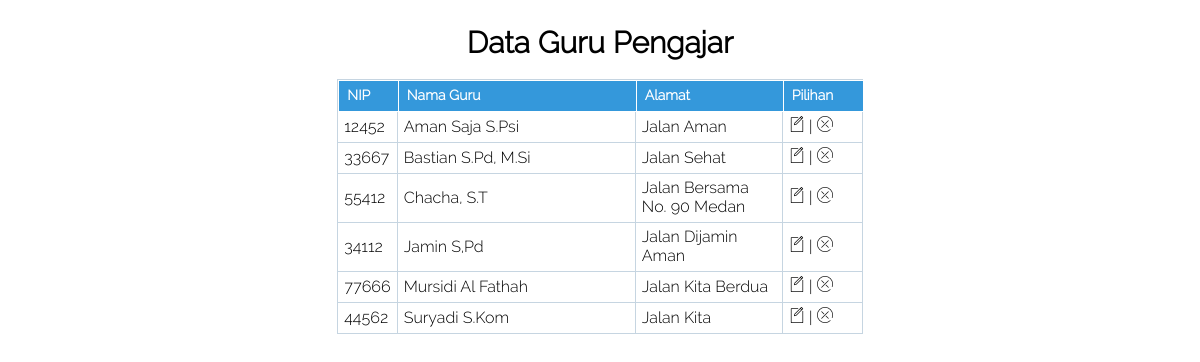
Page /data/lihat_data/guru.php (signed in) on the committed database.
### tables this page shows
CREATE TABLE IF NOT EXISTS `guru` (
  `idGuru` int(5) NOT NULL,
  `nama` varchar(20) DEFAULT NULL,
  `alamat` varchar(30) DEFAULT NULL,
  PRIMARY KEY (`idGuru`)
);

### data/lihat_data/guru.php (the view, shortened to what this page needs)
<?php
$hasil=mysql_query("SELECT * FROM guru ORDER BY nama ASC");
?>
<link rel="stylesheet" href="style.css" />
<h2><center>Data Guru Pengajar</center></h2><br />
<body>
  <center>
	<div id="tablewrapper">
        <table width="708" border="0" cellpadding="0" cellspacing="0" class="tt" id="table" align="center">
            <thead>
                <tr>
                  <th width="49"><h3>NIP</h3></th>
                  <th width="237"><h3>Nama Guru</h3></th>
                  <th width="146"><h3>Alamat</h3></th>
				  <th width="79"><h3>Pilihan</h3></th>
                </tr>
            </thead>
            <tbody>
			<?php
			while ($baris = mysql_fetch_array($hasil)){
			echo"
			<td>$baris[idGuru]</td>
			<td>$baris[nama]</td>
			<td>$baris[alamat]</td>
</td>";
		 if($_SESSION['level']=="admin"){
			echo "<td>
			<a href=../edit_data/edit_guru.php?id=$baris[idGuru]><img src=../icon/update.png border=0></a>&nbsp;|
			<a href=../hapus_data/hapus_guru.php?id=$baris[idGuru] onClick=\"return confirm('Apakah Anda Yakin Akan Menghapus Data?')\"><img src=../icon/hapus.png border=0></a>
			</td>
            </tr>";
			}}
			?>
            </tbody>
      </table>
    </div>
  </center>
</body>

### data/lihat_data/style.css (style rules this page uses)
* { margin:0; padding:0; outline:0 }
body { font-family: Raleway; margin:25px; }
#tablewrapper { width:577px; margin-top: 0; margin-right: auto; margin-bottom: 0; margin-left: auto; }
h2 { font-family: Raleway; font-size: 30px; }
.tt { width:auto; border-left:1px solid #c6d5e1; border-top:1px solid #c6d5e1; border-bottom:none; }
.tt th { background:#3498db; text-align:left; color:#fff; border:1px solid #fff; border-right:none; }
.tt th h3 { font-size:14px; padding:6px 8px 8px; }
.tt td { padding:4px 6px 6px; border-bottom:1px solid #c6d5e1; border-right:1px solid #c6d5e1 }

### rows in the picture
guru: idGuru "12452", nama "Aman Saja S.Psi", alamat "Jalan Aman"
guru: idGuru "33667", nama "Bastian S.Pd, M.Si", alamat "Jalan Sehat"
guru: idGuru "55412", nama "Chacha, S.T", alamat "Jalan Bersama No. 90 Medan"
guru: idGuru "34112", nama "Jamin S,Pd", alamat "Jalan Dijamin Aman"
guru: idGuru "77666", nama "Mursidi Al Fathah", alamat "Jalan Kita Berdua"
guru: idGuru "44562", nama "Suryadi S.Kom", alamat "Jalan Kita"
